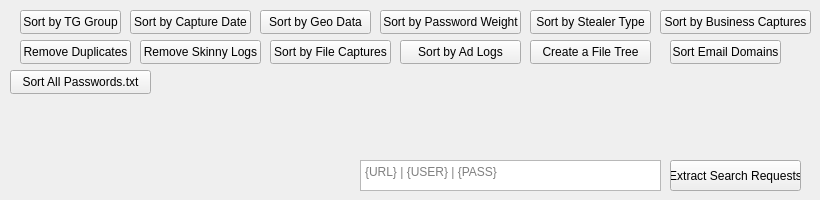
    <widget class="QWidget" name="sortingLogsTab">
     <attribute name="title">
      <string>📃 Sorting Logs</string>
     </attribute>
     <widget class="QPushButton" name="sort_by_cap_dateButton">
      <property name="enabled">
       <bool>true</bool>
      </property>
      <property name="geometry">
       <rect>
        <x>130</x>
        <y>10</y>
        <width>121</width>
        <height>24</height>
       </rect>
      </property>
      <property name="text">
       <string>Sort by Capture Date</string>
      </property>
     </widget>
     <widget class="QPushButton" name="sort_password_by_weightButton">
      <property name="enabled">
       <bool>true</bool>
      </property>
      <property name="geometry">
       <rect>
        <x>380</x>
        <y>10</y>
        <width>141</width>
        <height>24</height>
       </rect>
      </property>
      <property name="text">
       <string>Sort by Password Weight</string>
      </property>
     </widget>
     <widget class="QPushButton" name="remove_duplicatesButton">
      <property name="enabled">
       <bool>true</bool>
      </property>
      <property name="geometry">
       <rect>
        <x>20</x>
        <y>40</y>
        <width>111</width>
        <height>24</height>
       </rect>
      </property>
      <property name="text">
       <string>Remove Duplicates</string>
      </property>
     </widget>
     <widget class="QPushButton" name="sort_by_file_capturesButton">
      <property name="enabled">
       <bool>true</bool>
      </property>
      <property name="geometry">
       <rect>
        <x>270</x>
        <y>40</y>
        <width>121</width>
        <height>24</height>
       </rect>
      </property>
      <property name="text">
       <string>Sort by File Captures</string>
      </property>
     </widget>
     <widget class="QPushButton" name="sort_stealer_typeButton">
      <property name="enabled">
       <bool>true</bool>
      </property>
      <property name="geometry">
       <rect>
        <x>530</x>
        <y>10</y>
        <width>121</width>
        <height>24</height>
       </rect>
      </property>
      <property name="text">
       <string>Sort by Stealer Type</string>
      </property>
     </widget>
     <widget class="QPushButton" name="sort_by_geoButton">
      <property name="enabled">
       <bool>true</bool>
      </property>
      <property name="geometry">
       <rect>
        <x>260</x>
        <y>10</y>
        <width>111</width>
        <height>24</height>
       </rect>
      </property>
      <property name="text">
       <string>Sort by Geo Data</string>
      </property>
     </widget>
     <widget class="QPushButton" name="remove_skinnyButton">
      <property name="enabled">
       <bool>true</bool>
      </property>
      <property name="geometry">
       <rect>
        <x>140</x>
        <y>40</y>
        <width>121</width>
        <height>24</height>
       </rect>
      </property>
      <property name="text">
       <string>Remove Skinny Logs</string>
      </property>
     </widget>
     <widget class="QPushButton" name="sort_tg_groupButton">
      <property name="enabled">
       <bool>true</bool>
      </property>
      <property name="geometry">
       <rect>
        <x>20</x>
        <y>10</y>
        <width>101</width>
        <height>24</height>
       </rect>
      </property>
      <property name="text">
       <string>Sort by TG Group</string>
      </property>
     </widget>
     <widget class="QPushButton" name="sort_by_ads_logsButton">
      <property name="enabled">
       <bool>true</bool>
      </property>
      <property name="geometry">
       <rect>
        <x>400</x>
        <y>40</y>
        <width>121</width>
        <height>24</height>
       </rect>
      </property>
      <property name="text">
       <string>Sort by Ad Logs</string>
      </property>
     </widget>
     <widget class="QPushButton" name="sort_by_business_capturesButton">
      <property name="enabled">
       <bool>true</bool>
      </property>
      <property name="geometry">
       <rect>
        <x>660</x>
        <y>10</y>
        <width>151</width>
        <height>24</height>
       </rect>
      </property>
      <property name="text">
       <string>Sort by Business Captures</string>
      </property>
     </widget>
     <widget class="QPushButton" name="create_a_file_tree_sortinglogsButton">
      <property name="enabled">
       <bool>true</bool>
      </property>
      <property name="geometry">
       <rect>
        <x>530</x>
        <y>40</y>
        <width>121</width>
        <height>24</height>
       </rect>
      </property>
      <property name="text">
       <string>Create a File Tree</string>
      </property>
     </widget>
     <widget class="QPushButton" name="sort_email_domainsButton">
      <property name="enabled">
       <bool>true</bool>
      </property>
      <property name="geometry">
       <rect>
        <x>670</x>
        <y>40</y>
        <width>111</width>
        <height>24</height>
       </rect>
      </property>
      <property name="text">
       <string>Sort Email Domains</string>
      </property>
     </widget>
     <widget class="QTextEdit" name="variable_text_edit_path">
      <property name="geometry">
       <rect>
        <x>360</x>
        <y>160</y>
        <width>301</width>
        <height>31</height>
       </rect>
      </property>
      <property name="autoFillBackground">
       <bool>false</bool>
      </property>
      <property name="verticalScrollBarPolicy">
       <enum>Qt::ScrollBarAlwaysOff</enum>
      </property>
      <property name="horizontalScrollBarPolicy">
       <enum>Qt::ScrollBarAlwaysOff</enum>
      </property>
      <property name="sizeAdjustPolicy">
       <enum>QAbstractScrollArea::AdjustToContentsOnFirstShow</enum>
      </property>
      <property name="lineWrapMode">
       <enum>QTextEdit::NoWrap</enum>
      </property>
      <property name="markdown">
       <string/>
      </property>
      <property name="placeholderText">
       <string>{URL} | {USER} | {PASS}</string>
      </property>
     </widget>
     <widget class="QPushButton" name="extractBySearchButton">
      <property name="geometry">
       <rect>
        <x>670</x>
        <y>160</y>
        <width>131</width>
        <height>31</height>
       </rect>
      </property>
      <property name="text">
       <string>Extract Search Requests</string>
      </property>
     </widget>
     <widget class="QPushButton" name="sort_passwords_textButton">
      <property name="enabled">
       <bool>true</bool>
      </property>
      <property name="geometry">
       <rect>
        <x>10</x>
        <y>70</y>
        <width>141</width>
        <height>24</height>
       </rect>
      </property>
      <property name="text">
       <string>Sort All Passwords.txt</string>
      </property>
     </widget>
    </widget>
